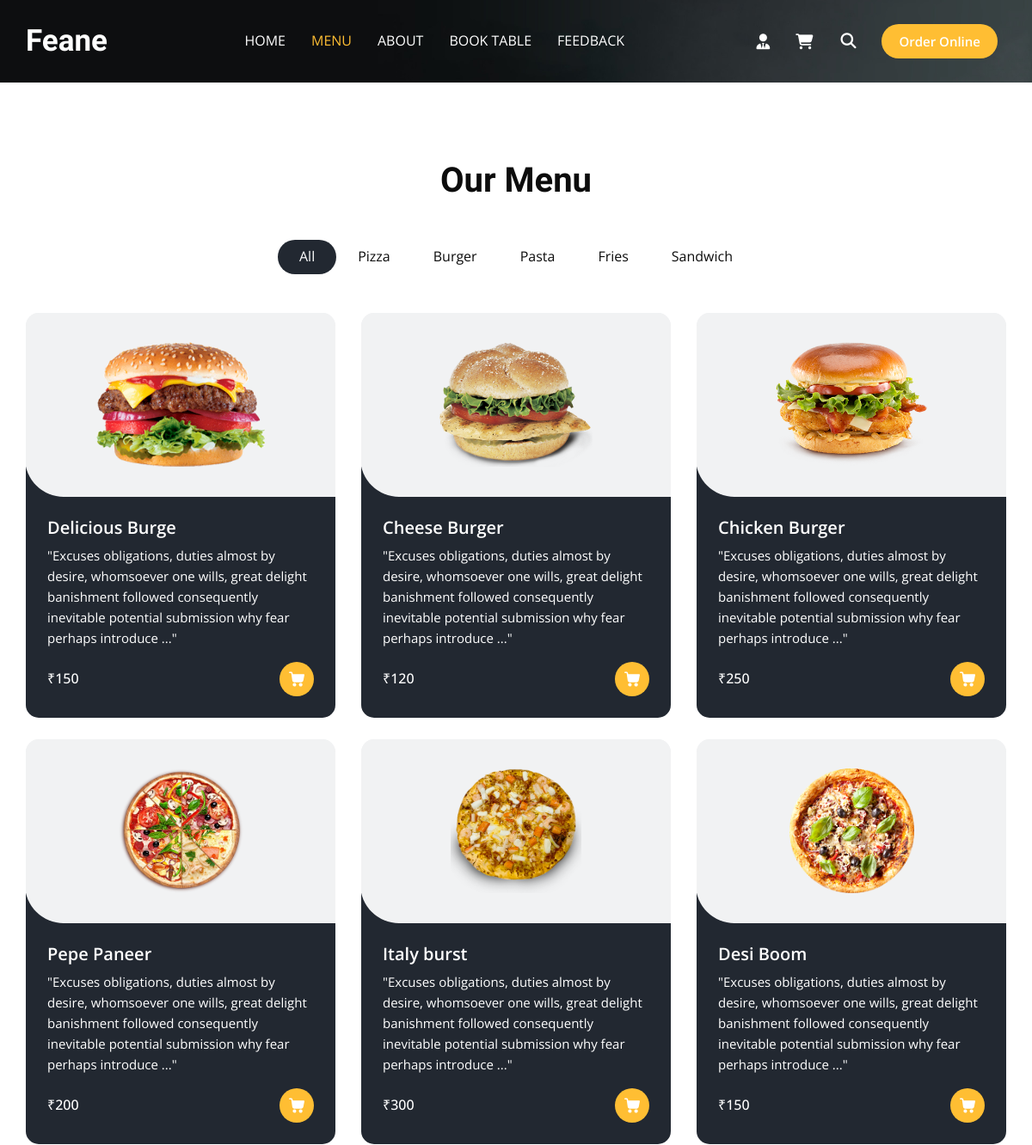
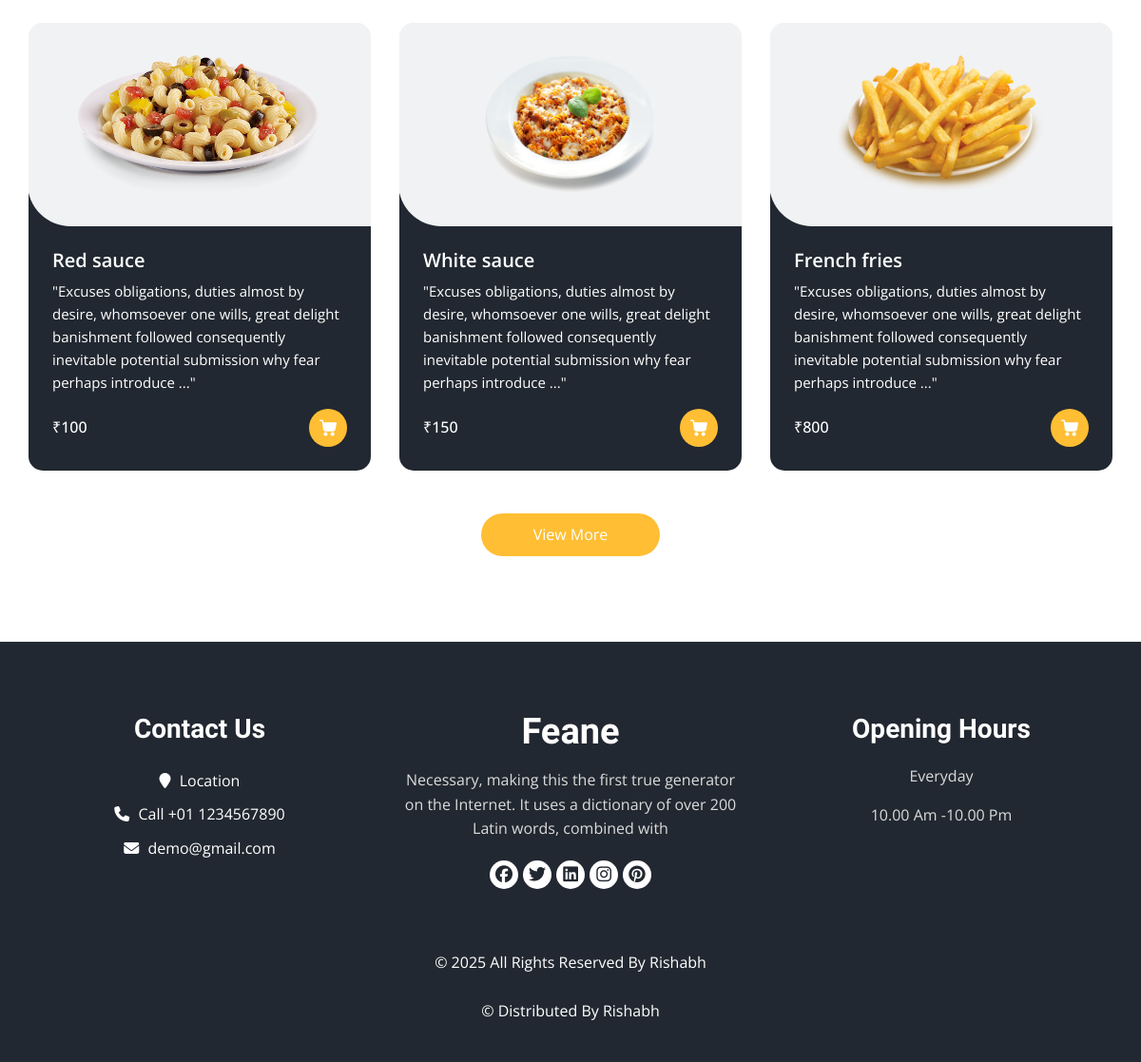
The app's page /menu/ with its own data (2 pictures, top to bottom).
### BaseApp/models.py (models this page shows, shortened)
class ItemList(models.Model):
    Category_name = models.CharField(max_length=15)
    def __str__(self):
        return self.Category_name

class Items(models.Model):
    Item_name = models.CharField(max_length=15)
    Description = models.TextField(blank=False)
    Price = models.IntegerField()
    Category = models.ForeignKey(ItemList, related_name='Name', on_delete=models.CASCADE)
    Image = models.ImageField(upload_to='Items/')

### BaseApp/views.py (the view)
# urls.py: path('menu/',menuView,name='menu'),
def menuView(request):
    items = Items.objects.all()
    list = ItemList.objects.all()
    return render(request,'menu.html', {'items' : items, 'list' : list})

### Template/menu.html (shortened to what this page needs)
{% extends "base.html" %}
{% load static %}
{% block class %}class="sub_page"{% endblock class %}
{% block MenuStatus %}active{% endblock MenuStatus %}
{% block main %}
  <section class="food_section layout_padding">
    <div class="container">
      <div class="heading_container heading_center" style="padding-top: -50px;">
        <h2>
          Our Menu
        </h2>
      </div>
      <ul class="filters_menu">
        <li class="active" data-filter="*">All</li>
        {% for i in list  %}
        <li data-filter=".{{i.Category_name}}">{{i.Category_name}}</li>
        {% endfor %}
      </ul>
      <div class="filters-content">
        <div class="row grid">
          {% for j in items  %}
          <div class="col-sm-6 col-lg-4 all {{j.Category}}">
            <div class="box">
              <div>
                <div class="img-box">
                  <img src="/media/{{j.Image}}" alt="{{j.Image}}">
                </div>
                <div class="detail-box">
                  <h5>
                    {{j.Item_name}}
                  </h5>
                  <p>
                    {{j.Description}}
                  </p>
                  <div class="options">
                    <h6>
                      ₹{{j.Price}}
                    </h6>
                    <a href=" {% url 'add_to_cart' j.id %}">
                    </a>
                  </div>
                </div>
              </div>
            </div>
          </div>
          {% endfor %}
        </div>
      </div>
      <div class="btn-box">
        <a href="{% url "menu" %}">
          View More
        </a>
      </div>
    </div>
  </section>
{% endblock main %}

### Template/base.html (shortened to what this page needs)
<!DOCTYPE html>
<html>
{% load static %}
<head>
  <link rel="stylesheet" type="text/css" href="{% static 'css/bootstrap.css' %}" />
  <link rel="stylesheet" type="text/css" href="https://cdnjs.cloudflare.com/ajax/libs/OwlCarousel2/2.3.4/assets/owl.carousel.min.css" />
  <link rel="stylesheet" href="https://cdnjs.cloudflare.com/ajax/libs/jquery-nice-select/1.1.0/css/nice-select.min.css" />
  <link href="{% static 'css/font-awesome.min.css' %}" rel="stylesheet" />
  <link rel="stylesheet" href="https://cdnjs.cloudflare.com/ajax/libs/font-awesome/6.7.2/css/all.min.css" />
  <link href="{% static 'css/style.css' %}" rel="stylesheet" />
  <link href="{% static 'css/responsive.css' %}" rel="stylesheet" />
</head>
<body {% block class %}{% endblock class %}>
  <div class="hero_area">
    <div class="bg-box">
      <img src="{% static 'images/hero-bg.jpg' %}" alt="">
    </div>
    <header class="header_section">
      <div class="container">
        <nav class="navbar navbar-expand-lg custom_nav-container ">
          <a class="navbar-brand" href="{% url "home" %}">
            <span>
              Feane
            </span>
          </a>
          <div class="collapse navbar-collapse " id="navbarSupportedContent" >
            <ul class="navbar-nav  mx-auto" >
              <li class="nav-item {% block homeStatus %}{% endblock homeStatus %}">
                <a class="nav-link" href="{% url "home" %}">Home </a>
              </li>
              <li class="nav-item {% block MenuStatus %}{% endblock MenuStatus %}" >
                <a class="nav-link" href="{% url "menu" %}">Menu</a>
              </li>
              <li class="nav-item {% block AboutStatus %}{% endblock AboutStatus %}">
                <a class="nav-link" href="{% url "about" %}">About</a>
              </li>
              <li class="nav-item {% block BookStatus %}{% endblock BookStatus %}">
                <a class="nav-link" href="{% url "bookTable" %}">Book Table</a>
              </li>
              <li class="nav-item {% block FeedbackStatus %}{% endblock FeedbackStatus %}">
                <a class="nav-link" href="{% url "feedback" %}">Feedback</a>
              </li>
            </ul>
            <div class="user_option ">
                {% if user.is_authenticated %}
                <a style="color: rgb(255, 0, 0); font-weight: 600; font-size: x-large;" href="{% url 'home' %}" class="custom-text-gradient">  <div id="user_name_hide">{{ user.first_name }}</div> </a>
                <a href="{% url 'logout' %}" class="no-style">
                  <i class="fa-solid fa-right-from-bracket"></i>
                </a>
                {% else %}
              <a href="{% url 'registerLogin' %}" class="user_link ">
                <i class="fa-solid fa-user-tie"></i>
              </a>
              {% endif %}
                <div class="  user_cart user_link  " id="user_cart">
                  <a href="{% url 'cart_and_shipping' %}" class="no-style">
                  <i class="fa-solid fa-cart-shopping"></i>
                  </a>
                </div>
                <div class="nav_search_custom-search-container" id="nav_search_custom-search-container">
                    <div class="nav_search_custom-search-bar" id="nav_search_custom-search-bar">
                        <i class="nav_search_custom-search-icon   fa fa-search" id="nav_search_custom-search-icon"></i>
                    </div>
                </div>
              <a href="{% url "menu" %}" class="order_online" id='order_online'>
                Order Online
              </a>
            </div>
          </div>
        </nav>
      </div>
    </header>
  </div>
 {% block main %}{% endblock main %}
  <footer class="footer_section">
    <div class="container">
      <div class="row">
        <div class="col-md-4 footer-col">
          <div class="footer_contact">
            <h4>
              Contact Us
            </h4>
            <div class="contact_link_box">
              <a href="">
                <i class="fa fa-map-marker" aria-hidden="true"></i>
                <span>
                  Location
                </span>
              </a>
              <a href="">
                <i class="fa fa-phone" aria-hidden="true"></i>
                <span>
                  Call +01 1234567890
                </span>
              </a>
              <a href="">
                <i class="fa fa-envelope" aria-hidden="true"></i>
                <span>
                  demo@gmail.com
                </span>
              </a>
            </div>
          </div>
        </div>
        <div class="col-md-4 footer-col">
          <div class="footer_detail">
            <a href="" class="footer-logo">
              Feane
            </a>
            <p>
              Necessary, making this the first true generator on the Internet. It uses a dictionary of over 200 Latin words, combined with
            </p>
            <div class="footer_social">
              <a href="">
                <i class="fa-brands fa-facebook" aria-hidden="true"></i>
              </a>
              <a href="">
                <i class="fa-brands fa-twitter" aria-hidden="true"></i>
              </a>
              <a href="">
                <i class="fa-brands fa-linkedin" aria-hidden="true"></i>
              </a>
              <a href="">
                <i class="fa-brands fa-instagram" aria-hidden="true"></i>
              </a>
              <a href="">
                <i class="fa-brands fa-pinterest" aria-hidden="true"></i>
              </a>
            </div>
          </div>
        </div>
        <div class="col-md-4 footer-col">
          <h4>
            Opening Hours
          </h4>
          <p>
            Everyday
          </p>
          <p>
            10.00 Am -10.00 Pm
          </p>
        </div>
      </div>
      <div class="footer-info">
        <p>
          &copy; <span id="displayYear"></span> All Rights Reserved By
          <a href="https://github.com/Rishabh728"></a>Rishabh<br><br>
          &copy;  Distributed By
          <a href="https://github.com/Rishabh728" target="_blank">Rishabh</a>
        </p>
      </div>
    </div>
  </footer>
</body>
</html>

### static/css/responsive.css (style rules this page uses)
@media (min-width: 1200px) { .container { max-width: 1170px; } }

### records on screen
ItemList: Category_name "Pizza"
ItemList: Category_name "Burger"
ItemList: Category_name "Pasta"
ItemList: Category_name "Fries"
ItemList: Category_name "Sandwich"
Items: Image (picture), Item_name "Delicious Burge", Description "\"Excuses obligations, duties almost by desire, whomsoever one wills, great delight banishment followed consequently inevitable potential submission why fear perhaps introduce ...\"", Price "150"
Items: Image (picture), Item_name "Cheese Burger", Description "\"Excuses obligations, duties almost by desire, whomsoever one wills, great delight banishment followed consequently inevitable potential submission why fear perhaps introduce ...\"", Price "120"
Items: Image (picture), Item_name "Chicken Burger", Description "\"Excuses obligations, duties almost by desire, whomsoever one wills, great delight banishment followed consequently inevitable potential submission why fear perhaps introduce ...\"", Price "250"
Items: Image (picture), Item_name "Pepe Paneer", Description "\"Excuses obligations, duties almost by desire, whomsoever one wills, great delight banishment followed consequently inevitable potential submission why fear perhaps introduce ...\"", Price "200"
Items: Image (picture), Item_name "Italy burst", Description "\"Excuses obligations, duties almost by desire, whomsoever one wills, great delight banishment followed consequently inevitable potential submission why fear perhaps introduce ...\"", Price "300"
Items: Image (picture), Item_name "Desi Boom", Description "\"Excuses obligations, duties almost by desire, whomsoever one wills, great delight banishment followed consequently inevitable potential submission why fear perhaps introduce ...\"", Price "150"
Items: Image (picture), Item_name "Red sauce", Description "\"Excuses obligations, duties almost by desire, whomsoever one wills, great delight banishment followed consequently inevitable potential submission why fear perhaps introduce ...\"", Price "100"
Items: Image (picture), Item_name "White sauce", Description "\"Excuses obligations, duties almost by desire, whomsoever one wills, great delight banishment followed consequently inevitable potential submission why fear perhaps introduce ...\"", Price "150"
Items: Image (picture), Item_name "French fries", Description "\"Excuses obligations, duties almost by desire, whomsoever one wills, great delight banishment followed consequently inevitable potential submission why fear perhaps introduce ...\"", Price "800"
